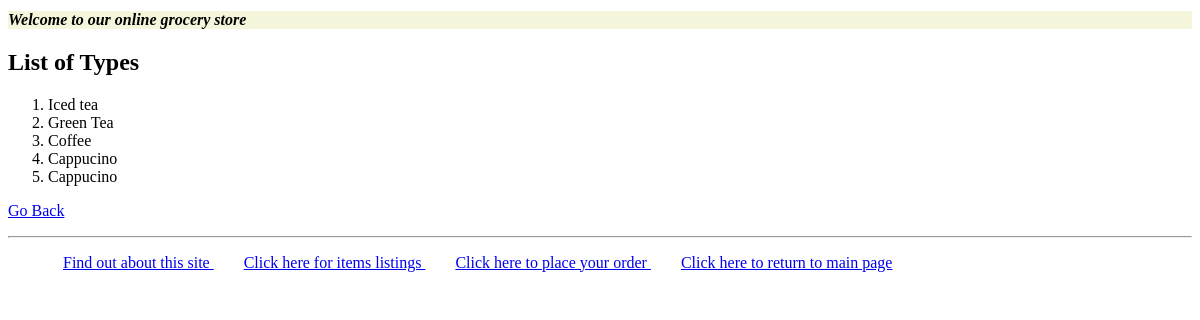
The app's page /grocsite/details/1 with its own data.
### myapp1/models.py (models this page shows, shortened)
class Item(models.Model):
    type = models.ForeignKey(Type, related_name='items', on_delete=models.CASCADE)
    name = models.CharField(max_length=200)
    price = models.DecimalField(max_digits=10, decimal_places=2)
    stock = models.PositiveIntegerField(default=100)
    available = models.BooleanField(default=True)
    description = models.TextField(blank=True)
    interested = models.PositiveIntegerField(default=0)

### myapp1/views.py (the view)
# urls.py: path('details/<int:type_no>', views.details, name='details'),
def details(request, type_no):
    types = get_list_or_404(Item, type=type_no)
    return render(request, 'myapp1/details0.html', {'types': types})

### templates/myapp1/details0.html
{% extends 'myapp1/base.html' %}
{% block body_block %}
    {% if types %}
        <h2> List of Types </h2>
        <ol>
            {% for type in types %}
                <li> {{ type.name}} </li>
            {% endfor %}
        </ol>
{% else %}
    <strong> None of the types is available! </strong>
{% endif %}
<p><a href={% url 'myapp1:index'%}>Go Back</a></p>
{% endblock %}

### records on screen
Item: name "Iced tea"
Item: name "Green Tea"
Item: name "Coffee"
Item: name "Cappucino"
Item: name "Cappucino"
